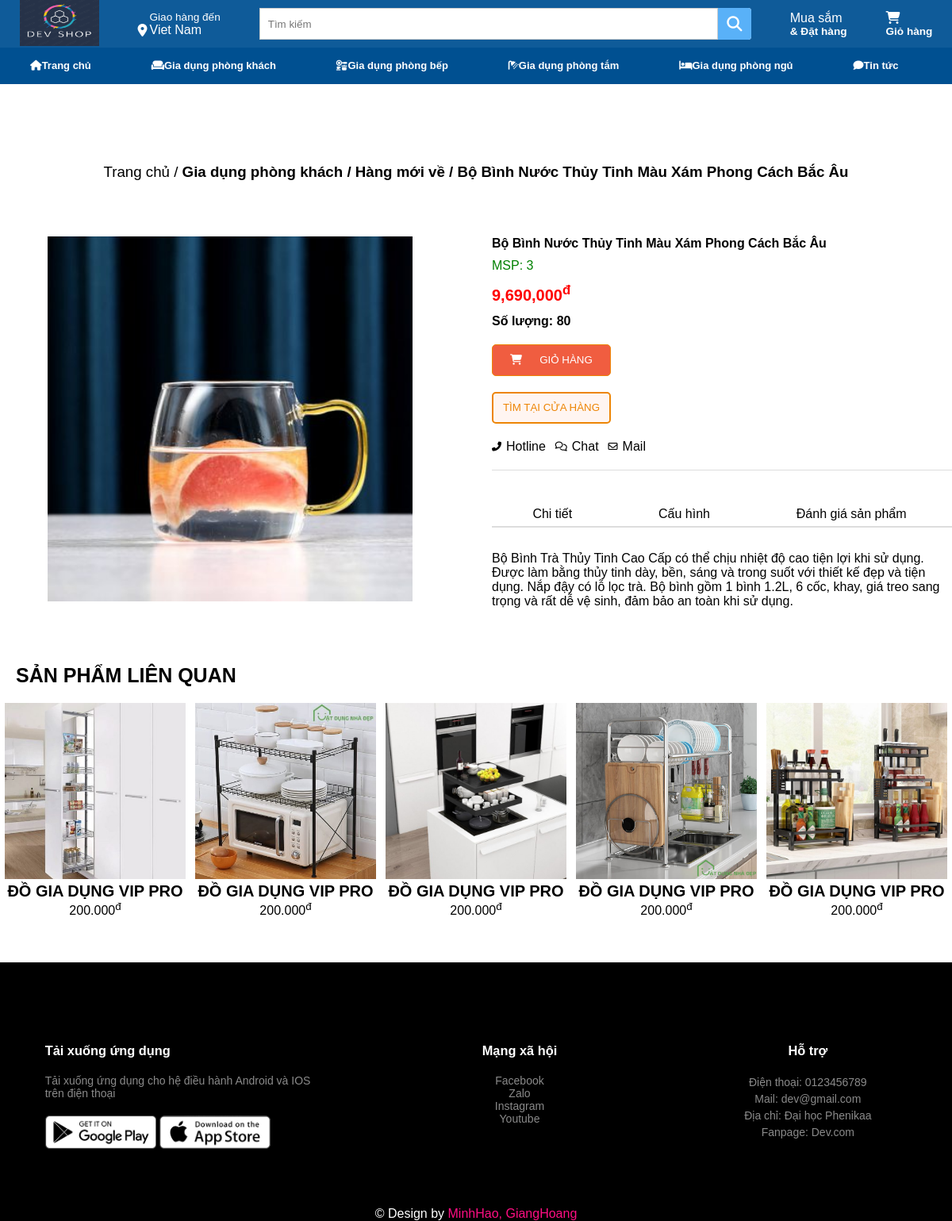
The page /product.php?ms_hh=3 on the database its author committed.
### tables this page shows
CREATE TABLE `hinhhanghoa` (
  `MaHinh` int(20) NOT NULL COMMENT 'Mã hình ',
  `TenHinh` varchar(255) NOT NULL COMMENT 'Tên Hình',
  `MSHH` int(20) NOT NULL COMMENT 'Mã số hàng hóa'
);

CREATE TABLE `hanghoa` (
  `MSHH` int(20) NOT NULL COMMENT 'Mã số hàng hóa',
  `TenHH` varchar(255) NOT NULL COMMENT 'Tên hàng hóa',
  `QuyCach` varchar(500) NOT NULL COMMENT 'Quy cách ',
  `Gia` int(11) NOT NULL COMMENT 'Giá',
  `SoLuongHang` int(50) NOT NULL COMMENT 'Số Lượng hàng hóa',
  `MaLoaiHang` int(20) NOT NULL COMMENT 'Mã loại hàng'
);

### product.php (the view, shortened to what this page needs)
<!DOCTYPE html>
<html lang="en">
<head>
    <link rel="stylesheet" href="./style1.css">
    <link rel="stylesheet" href="./style.css">
</head>
<body>
<?php
    require_once("php/header.php");
    require_once("admin/db_connect.php");
    if (isset($_GET['ms_hh'])) {
        $ms_hh = $_GET['ms_hh'];
        $query = "SELECT h.mshh,h.tenhh,h.gia,h.soluonghang,h.quycach, img.tenhinh FROM hanghoa h join hinhhanghoa img on h.mshh = img.mshh WHERE h.mshh = {$ms_hh} ";
        $query_run = mysqli_query($conn, $query);
        if (mysqli_num_rows($query_run) > 0) {
            $prodItem = mysqli_fetch_array($query_run);
    ?>
    <section style="padding: 50px 0;" class="product">
        <div class="container">
            <div class="product-top row" style="margin-bottom: 70px;">
                <h3><span style="font-weight: 400; margin: 100px 0;">Trang chủ / </span>Gia dụng phòng khách / <span>Hàng mới về / </span> <span><?= $prodItem['tenhh']; ?></span></h3>
            </div>
            <div class="product-content row">
              <form method="post" enctype="multipart/form-data" action="product.php">
                <div class="product-content-left row">
                    <div class="product-content-left-big-img">
                        <img src="admin/image/<?= $prodItem['tenhinh']; ?>" alt="Image">
                    </div>
                </div>
                <div class="product-content-right">
                    <div class="product-content-right-product-name">
                        <h1><?= $prodItem['tenhh']; ?></h1>
                        <p style="font-size: 16px; color: green;">MSP: <?= $prodItem['mshh']; ?></p>
                    </div>
                    <div class="product-content-right-product-price">
                        <p><?= number_format($prodItem['gia'], 0, ".", ","); ?><sup>đ</sup></p>
                    </div>
                    <div class="quantity">
                        <p style="font-weight: bold;">Số lượng: <?= $prodItem['soluonghang']; ?></p>
                    </div>
                    <div class="product-content-right-product-button">
                        <button style="background-color: #F05D40;
    border: 1px solid #ed8505;
    margin-right: 20px;
    color: white;
    border-radius: 5px;" type="submit" name="add"><i class="fas fa-shopping-cart"></i><p>GIỎ HÀNG</p></button>
                        <button style=" border: 2px solid #ed8505;
    border-radius: 5px;
    color: #ed8505;
    background-color: #FFF5F1;" type="submit"><p>TÌM TẠI CỬA HÀNG</p></button>
                    </div>
                    <div style="margin-bottom: 20px;"  class="product-content-right-product-icon">
                        <div class="product-content-right-product-icon-item">
                            <i class="fas fa-phone-alt"></i> <p>Hotline</p>
                        </div>
                        <div class="product-content-right-product-icon-item">
                            <i class="far fa-comments"></i> <p>Chat</p>
                        </div>
                        <div class="product-content-right-product-icon-item">
                            <i class="far fa-envelope"></i><p>Mail</p>
                        </div>
                    </div>
                    <div class="product-content-right-bottom">
                        <div class="product-content-right-bottom-content-big">
                            <div class="product-content-right-bottom-content-title row">
                                <div class="product-content-right-bottom-content-title-item chitiet">
                                        <p style="font-size: 16px;">Chi tiết</p>
                                </div>
                                <div class="product-content-right-bottom-content-title-item cauhinh">
                                        <p style="font-size: 16px;">Cấu hình</p>
                                </div>
                                <div class="product-content-right-bottom-content-title-item danhgia">
                                    <p style="font-size: 16px;">Đánh giá sản phẩm</p>
                                </div>
                            </div>
                            <div class="product-content-right-bottom-content">
                                <div style="font-size: 16px;" class="product-content-right-bottom-content-danhgia">
                                    <?= $prodItem['quycach']; ?>
                                </div>
                            </div>
                        </div>
                    </div>
                </div>
              </form>
            </div>
        </div>
    </section>
<?php }
        else{
            echo "Không có hàng hóa được tìm thấy";
        }
    }
?>
    <div class="product-related1">
        <div class="product-related1-title">
            <p>SẢN PHẨM LIÊN QUAN</p>
        </div>
        <div class="product-content row_flex">
            <div class="product-related1-item">
                <img src="./img/phongbep1-1.jpg" alt="">
                <h1>ĐỒ GIA DỤNG VIP PRO</h1>
                <p>200.000<sup>đ</sup></p>
            </div>
            <div class="product-related1-item">
                <img src="./img/phongbep1-2.jpg" alt="">
                <h1>ĐỒ GIA DỤNG VIP PRO</h1>
                <p>200.000<sup>đ</sup></p>
            </div>
            <div class="product-related1-item">
                <img src="./img/phongbep1-3.jpg" alt="">
                <h1>ĐỒ GIA DỤNG VIP PRO</h1>
                <p>200.000<sup>đ</sup></p>
            </div>
            <div class="product-related1-item">
                <img src="./img/phongbep1-4.jpg" alt="">
                <h1>ĐỒ GIA DỤNG VIP PRO</h1>
                <p>200.000<sup>đ</sup></p>
            </div>
            <div class="product-related1-item">
                <img src="./img/phongbep1-5.jpg" alt="">
                <h1>ĐỒ GIA DỤNG VIP PRO</h1>
                <p>200.000<sup>đ</sup></p>
            </div>
        </div>
    </div>
<?php require_once("php/footer.php"); ?>

### style1.css (style rules this page uses)
* { margin : 0; padding: 0; font-family: Arial; box-sizing: border-box; }
.row_flex { display: flex; }
.row { display: flex; flex-wrap: wrap; justify-content: space-around; }
.container { max-width: 1080px; margin: auto; }
.product { padding: 50px 0; }
.product-top { margin-bottom: 30px; }
.product-content { display: flex; }
.product-content-left { display: flex; width: 50%; }
.product-content-left-big-img { width: 80%; padding-right: 20px; }
.product-content-left-big-img img { width: 100%; }
.product-content-right { width: 50%; padding-left: 20px; }
.product-content-right-product-name h1 { font-size: 28px; }
.product-content-right-product-name p { color: green; font-size: 16px; margin: 10px 0; }
.product-content-right-product-price { margin: 10px 0; font-size: 20px; font-weight: bold; color: red; }
.quantity { margin-top: 10px; margin-bottom: 20px; display: flex; }
.quantity p { margin-right: 10px; }
.product-content-right-product-button button { width: 150px; height: 40px; display: block; margin: 20px 0 12px; }
.product-content-right-product-button button:first-child { display: flex; justify-content: space-evenly; align-items: center; background-color: #F05D40; border: none; border-radius: 5px; color: white; cursor: pointer; }
.product-content-right-product-button button:last-child { border: 2px solid #ed8505; border-radius: 5px; color: #ed8505; background-color: #FFF5F1; cursor: pointer; }
.product-content-right-product-icon { display: flex; margin: 20px 0; }
.product-content-right-product-icon-item { display: flex; margin-right: 12px; justify-content: center; align-items: center; }
.product-content-right-product-icon-item i { font-size: 12px; margin-right: 6px; }
.product-content-right-bottom { padding-top: 40px; border-top: 1px solid #dddddd; position: relative; }
.product-content-right-bottom-content-title { display: flex; border-bottom: 2px solid #dddddd; }
.product-content-right-bottom-content-title-item { padding: 6px; cursor: pointer; margin-right: 6px; }
.product-content-right-bottom-content-title-item p { font-size: 16px; }
.product-content-right-bottom-content { padding-top: 30px; }
.product-content-right-bottom-content { font-size: 16px; }
.product-related1 { margin-bottom: 50px; }
.product-related1-title { margin: 20px 0; }
.product-related1-title p { font-size: 25px; font-weight: bold; padding-left: 20px; }
.product-related1-item { width: 20%; text-align: center; padding: 0 6px; }
.product-related1-item img { width: 100%; height: 80%; }
.product-related1-item h1 { font-size: 20px; }
.product-related1-item p { font-size: 16px; }

### rows shown on the page
hinhhanghoa: MSHH.TenHH "Bộ Bình Nước Thủy Tinh Màu Xám Phong Cách Bắc Âu", TenHinh (picture), MSHH.MSHH "3", MSHH.Gia "9,690,000", MSHH.SoLuongHang "80", MSHH.QuyCach "Bộ Bình Trà Thủy Tinh Cao Cấp có thể chịu nhiệt độ cao tiện lợi khi sử dụng. Được làm bằng thủy tinh dày, bền, sáng và trong suốt với thiết kế đẹp và tiện dụng. Nắp đậy có lỗ lọc trà. Bộ bình gồm 1 bình 1.2L, 6 cốc, khay, giá treo sang trọng và rất dễ vệ sinh, đảm bảo an toàn khi sử dụng."
